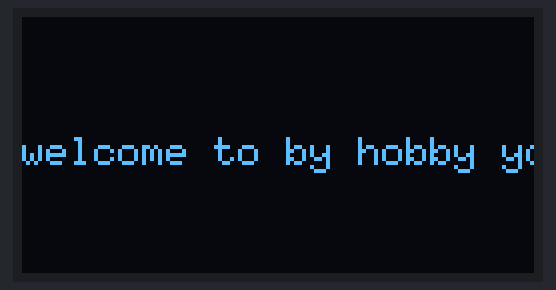
Simulated run of this sketch. Board: Arduino Uno, built with avr-gcc and run on an emulated ATmega328P. Parts: 128×64 one-colour display.

Above: at 0.1 s.
At 3.1 s:
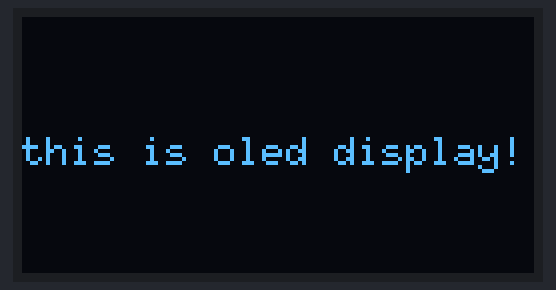
At 6.1 s:
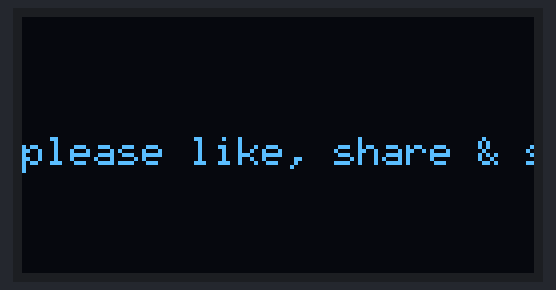

Measured:
- by itself, everything shown: repeats every 9.1 s, in 3 steps
- what the display in image 0 shows lasts 3.0 s, from 0.1 s to 3.1 s
- what the display in image 2 shows lasts 3.0 s, from 6.1 s to 9.1 s

The sketch:

OLED_DISPLAY.ino
```cpp
#include <U8g2lib.h>

U8G2_SH1106_128X64_NONAME_F_HW_I2C u8g2(U8G2_R0, /* reset=*/ U8X8_PIN_NONE);
int messageIndex = 0;
unsigned long lastMessageChange = 0;
const int messageDuration = 3000; // 3 seconds per message

void setup(void) {
  u8g2.begin();
}

void loop(void) {
  u8g2.firstPage();
  do {
    u8g2.setFont(u8g2_font_6x10_tf); // Choose a font size

    if (messageIndex == 0) {
      u8g2.drawStr(0, 37, "welcome to by hobby youtube,");
    }
    else if (messageIndex == 1) {
      u8g2.drawStr(0, 37, "this is oled display!");
    }
    else if (messageIndex == 2) {
      u8g2.drawStr(0, 37, "please like, share & subscribe !!");
    }
  } while (u8g2.nextPage());

  if (millis() - lastMessageChange >= messageDuration) {
    // Switch to the next message after the messageDuration
    messageIndex = (messageIndex + 1) % 3;
    lastMessageChange = millis();
  }
}
```
